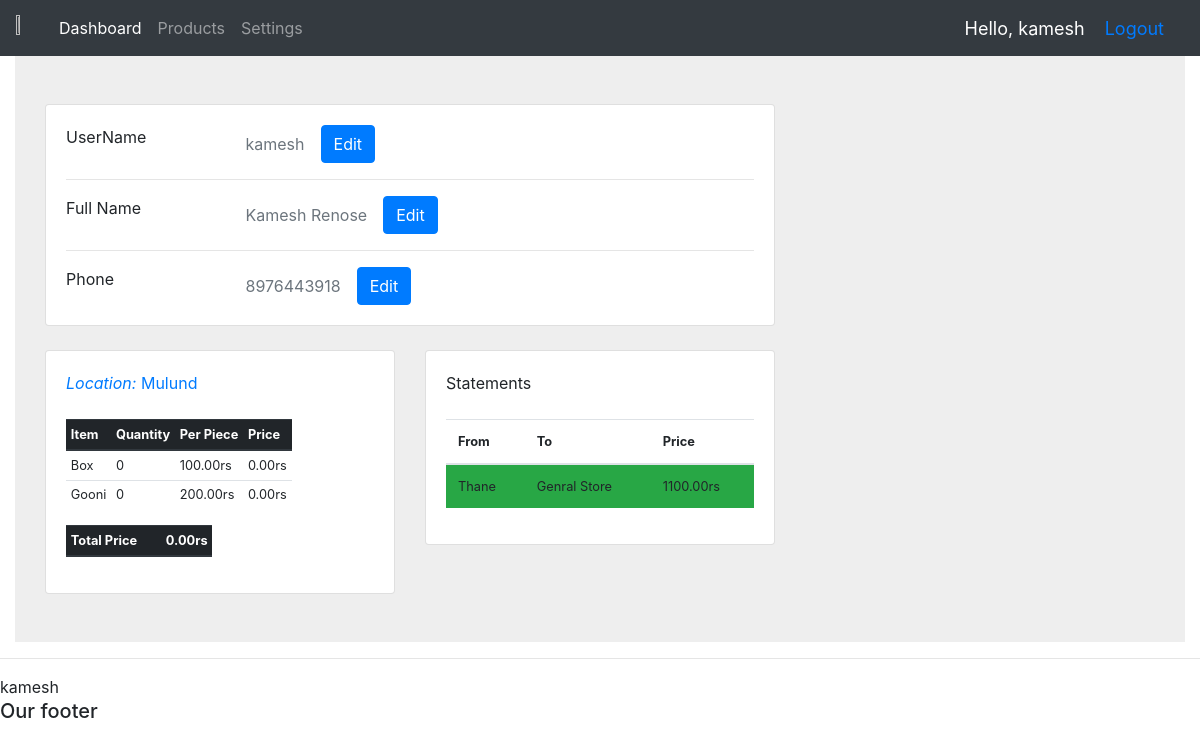
Screenshot of /userInfo/7/ (signed in) with the database file from the repository.
### accounts/models.py (models this page shows, shortened)
class Person(models.Model):
    user = models.OneToOneField(User, on_delete=models.CASCADE, null=True, blank=True)
    full_name = models.CharField(max_length=50, null=True, blank=True)
    number = models.CharField(max_length=15, null=True, blank=True)
    is_owner = models.BooleanField(default=False)
    def get_statement(self):
        raw_statements = StoreStatement.objects.filter(creator=self).order_by('-created_at')
        statements = []
        color_map = {
            "Approved": "bg-success",
            "Rejected": "bg-danger",
            "Pending": "bg-info",
        }
        for each in raw_statements:
            data = each.get_ST_Info()
            data["status"] = color_map[data["status"]]
            statements.append(data)
        return statements
    def has_location(self):
        try:
            self.location
            return True
        except:
            return False
    def get_assigned_location_name(self):
        if self.has_location():
            return self.location
        else:
            return None
    def inventory_for_assigned_location(self):
        if self.has_location():
            return self.location.get_inevn_data()
        else:
            return None

class Location(models.Model):
    name = models.CharField(max_length=50)
    person = models.OneToOneField(
        Person, on_delete=models.SET_NULL, null=True, blank=True
    )
    def get_inevn_data(self):
        ivent = Inventory.objects.filter(location=self)
        lst = []
        total = 0
        for each in ivent:
            data = {
                "name": each.item.name,
                "quan": each.quantity,
                "per": each.item.price,
                "totP": each.price,
            }
            lst.append(data)
            total += data["totP"]
        return {'total_price': total, 'data':lst}
    def __str__(self):
        return self.name

class Item(models.Model):
    name = models.CharField(max_length=50)
    price = models.DecimalField(max_digits=10, decimal_places=2)

class Store(models.Model):
    name = models.CharField(max_length=50)
    owner = models.CharField(max_length=25, null=True, blank=True)
    phone = models.CharField(max_length=10, null=True, blank=True)
    address = models.CharField(max_length=255, null=True, blank=True)
    location = models.ForeignKey(Location, on_delete=models.CASCADE)
    def __str__(self):
        return self.name

### accounts/decorators.py (the view)
    def wrapper(request, *args, **kwargs):
        if request.user.person.is_owner:
            return view_func(request, *args, **kwargs)
        else:
            return redirect('userInfo')

### accounts/models.py (called while the page is built)
    @property
    def price(self):
        return self.quantity * self.item.price

    def get_ST_Info(self):
        dataSt = {
            "from": self.warehouse,
            "to": self.customer,
            "creator": self.creator,
            "status": self.status,
            "itemList": self.itemquantity_set.all(),
            "created_at": self.created_at,
            "id": self.id,
        }
        dataSt["price"] = self.price
        return dataSt

    @property
    def price(self):
        return sum(item_quantity.price for item_quantity in self.itemquantity_set.all())

    @property
    def price(self):
        return self.item.price * self.quantity

### accounts/views.py (called while the page is built)
def getInfo(user):
    full_name = user.person.full_name
    phone = user.person.number
    inventory_data = user.person.inventory_for_assigned_location()
    location = user.person.get_assigned_location_name()
    statments = user.person.get_statement()
    context = {
        "id": user.person.id,
        "name": full_name,
        "phone": phone,
        "location": location,
        "inventory": inventory_data,
        "statements": statments,
        "username": user.username,
    }
    return context

@login_required(login_url="login")
@owner_required
def userInfoOwn(request, person_id):
    try:
        user = User.objects.get(person__id=person_id)
    except:
        return render(request, 'accounts/my404.html', status=HTTPStatus.NOT_FOUND)
    context = getInfo(user)                                                                   #7 kamesh
    context['owner_view'] = True
    return render(request, "accounts/userInfoEmp.html", context)

### accounts/templates/accounts/userInfoEmp.html (shortened to what this page needs)
{% extends 'accounts/main.html' %}
{% block content %}
<section style="background-color: #eee;">
    <div class="container py-5">
      <div class="row">
        <div class="col-lg-8">
          <div class="card mb-4">
            <div class="card-body">
              <div class="row">
                <div class="col-sm-3">
                  <p class="mb-0">UserName</p>
                </div>
                <div class="col-sm-9 d-flex align-items-center">
                  <p class="text-muted mb-0">{{ username }}</p>
                  {% include 'accounts/editUserName.html' %}
                </div>
              </div>
              <hr>
              <div class="row">
                <div class="col-sm-3">
                  <p class="mb-0">Full Name</p>
                </div>
                <div class="col-sm-9 d-flex align-items-center">
                  <p class="text-muted mb-0">{{ name }}</p>
                  {% include 'accounts/editFullName.html' %}
                </div>
              </div>
              <hr>
              <div class="row">
                <div class="col-sm-3">
                  <p class="mb-0">Phone</p>
                </div>
                <div class="col-sm-9 d-flex align-items-center">
                  <p class="text-muted mb-0">{{ phone }}</p>
                  {% include 'accounts/editNumber.html' %}
                </div>
              </div>
            </div>
          </div>
          <div class="row">
            <div class="col-md-6">
              <div class="card mb-4 mb-md-0">
                <div class="card-body">
                    <p class="mb-4"><span class="text-primary font-italic me-1">Location:</span>
                      {% if location %}
                      <a href="{% url 'locationInfo' location.id %}">
                        {{ location }}
                      </a>
                      {% else %}
                      {{ location }}
                      {% endif %}
                    </p>
                  {% if inventory %}
                  <table class="table table-sm table-responsive" style="font-size: 0.8rem;">
                    <thead class="thead-dark">
                      <tr>
                        <th scope="col">Item</th>
                        <th scope="col">Quantity</th>
                        <th scope="col">Per Piece</th>
                        <th scope="col">Price</th>
                      </tr>
                    </thead>
                    <tbody>
                        {% for each in inventory.data %}
                      <tr >
                        <td>{{each.name}}</td>
                        <td>{{each.quan}}</td>
                        <td>{{each.per}}rs</td>
                        <td>{{each.totP}}rs</td>
                      </tr>
                      {% endfor %}
                    </tbody>
                </table>
                <table class="table table-sm table-responsive" style="font-size: 0.8rem;">
                    <thead class="thead-dark">
                      <tr>
                        <th scope="col">Total Price</th>
                        <th scope="col"></th>
                        <th scope="col"></th>
                        <th scope="col">{{inventory.total_price}}rs</th>
                      </tr>
                    </thead>
                </table>
                {% endif %}
                </div>
              </div>
            </div>
            <div class="col-md-6">
              <div class="card mb-4 mb-md-0">
                <div class="card-body">
                  <p class="mb-4"> Statements
                  </p>
                  <table class="table" style="font-size: 0.8rem;">
                    <thead class="thead">
                      <tr>
                        <th scope="col">From</th>
                        <th scope="col">To</th>
                        <th scope="col">Price</th>
                      </tr>
                    </thead>
                    <tbody>
                        {% for each in statements %}
                        <tr class="{{each.status}}" onclick="window.location='/statement/{{each.id}}';" style="cursor:pointer;">
                          <td>{{each.from}}</td>
                          <td>{{each.to}}</td>
                          <td>{{each.price}}rs</td>
                        </tr>
                      {% endfor %}
                    </tbody>
                </table>
                </div>
              </div>
            </div>
          </div>
        </div>
      </div>
    </div>
  </section>
  {% endblock %}

### accounts/templates/accounts/main.html (shortened to what this page needs)
<!doctype html>
<html lang="en">
  <head>
    <link rel="stylesheet" href="https://cdn.jsdelivr.net/npm/bootstrap@4.0.0/dist/css/bootstrap.min.css">
  </head>
  <body>
    {% include 'accounts/navbar.html' %}
    <div class="container-fluid">{% block content %} {% endblock %}</div>
    <hr />
    {{request.user}}
    <h5>Our footer</h5>
  </body>
</html>

### accounts/templates/accounts/navbar.html (shortened to what this page needs)
{% load static %}
<nav class="navbar navbar-expand-lg navbar-dark bg-dark">
  <img src="{% static 'images/logo.jpg' %}" width = "3%" height = "3%" />
  <div class="collapse navbar-collapse" id="navbarNav">
    <ul class="navbar-nav">
      <li class="nav-item active">
        <a class="nav-link" href="{% url 'home' %}">Dashboard</a>
      </li>
      <li class="nav-item">
        <a class="nav-link" href="">Products</a>
      </li>
      <li class="nav-item">
        <a class="nav-link" href="">Settings</a>
      </li>
    </ul>
  </div>
  <span class="hello-msg">Hello, {{request.user}}</span>
  <span class="hello-msg"><a href="{% url 'logout' %}">Logout</a></span>
</nav>

### accounts/templates/accounts/navbar.html (style rules this page uses)
.hello-msg { font-size: 18px; color: #fff; margin-right: 20px; }

### rows the page displays
Person: full_name "Kamesh Renose", number "8976443918"
Location: name "Mulund"
Item: name "Box", per "100.00"
Item: name "Gooni", per "200.00"
Location: from "Thane", to "Genral Store", price "1100.00"

### other values shown
{{ request.user }} "kamesh"
{{ username }} "kamesh"
{{ each.quan }} "0" "0"
{{ each.totP }} "0.00" "0.00"
{{ inventory.total_price }} "0.00"
